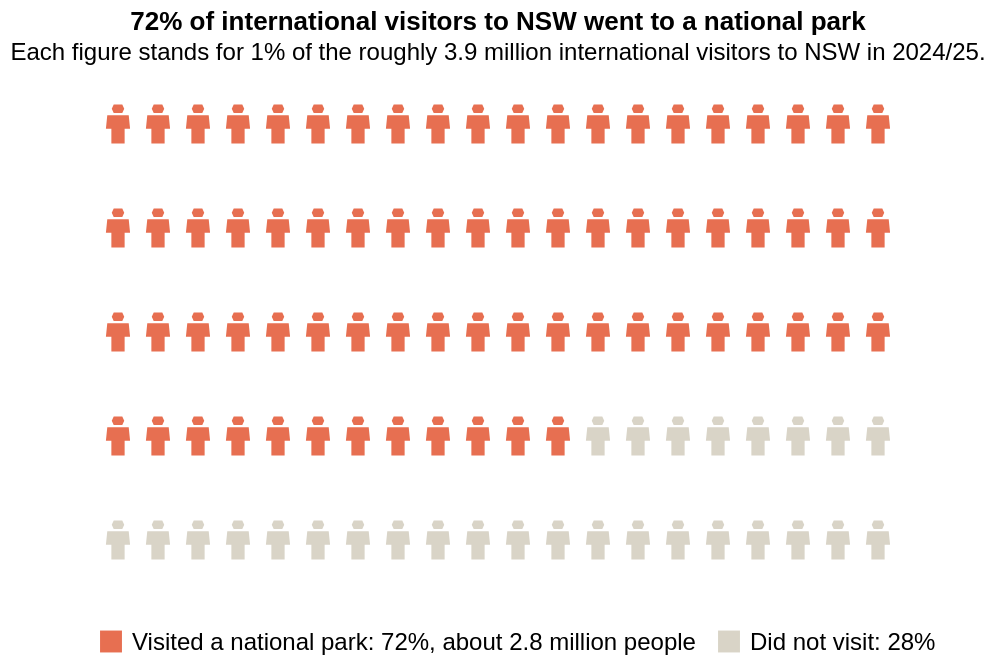

Describe this chart as a Vega-Lite specification.
### Vega-Lite specification from a JSON file in a GitHub repository (floating-point values rounded to 4 significant figures)
{"$schema": "https://vega.github.io/schema/vega-lite/v5.json", "title": {"text": "72% of international visitors to NSW went to a national park", "subtitle": "Each figure stands for 1% of the roughly 3.9 million international visitors to NSW in 2024/25."}, "width": "container", "height": 260, "data": {"sequence": {"start": 0, "stop": 100, "as": "i"}}, "transform": [{"calculate": "datum.i % 20", "as": "col"}, {"calculate": "floor(datum.i / 20)", "as": "row"}, {"calculate": "datum.i < 72 ? 'Visited a national park: 72%, about 2.8 million people' : 'Did not visit: 28%'", "as": "group"}], "mark": {"type": "point", "shape": "M-0.22,-1 L0.22,-1 L0.32,-0.78 L0.22,-0.56 L-0.22,-0.56 L-0.32,-0.78 Z M-0.55,-0.45 L0.55,-0.45 L0.62,0.25 L0.34,0.25 L0.34,1 L-0.34,1 L-0.34,0.25 L-0.62,0.25 Z", "filled": true, "size": 380, "opacity": 1}, "encoding": {"x": {"field": "col", "type": "ordinal", "axis": null, "scale": {"paddingInner": 0.1}}, "y": {"field": "row", "type": "ordinal", "axis": null, "scale": {"paddingInner": 0.15}}, "color": {"field": "group", "type": "nominal", "title": null, "scale": {"domain": ["Visited a national park: 72%, about 2.8 million people", "Did not visit: 28%"], "range": ["#e76f51", "#d9d4c7"]}, "legend": {"orient": "bottom", "direction": "horizontal", "symbolType": "square", "labelLimit": 0, "labelFontSize": 12, "symbolSize": 120}}, "tooltip": [{"field": "group", "title": " "}]}, "config": {"view": {"stroke": null}}}
